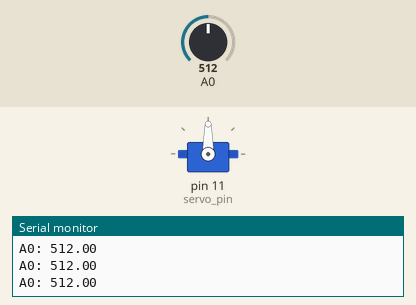
Recording of a sketch running on a simulated Arduino Uno, built with avr-gcc and run on an emulated ATmega328P. On the bench: servo, the last lines printed to the serial monitor. The inputs (shaded band) are chosen by the test bench; at power-on: A0 = 512.

Above: at 1.2 s.
1.3 s: A0 set to 996
2.8 s: A0 set to 1020
At 3.1 s:
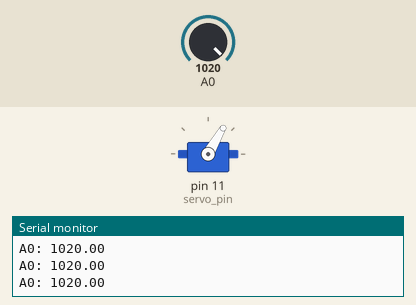
4.3 s: A0 set to 1000
At 5.2 s:
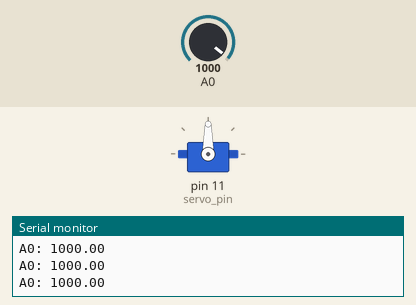
6.0 s: A0 set to 1023
At 6.9 s:
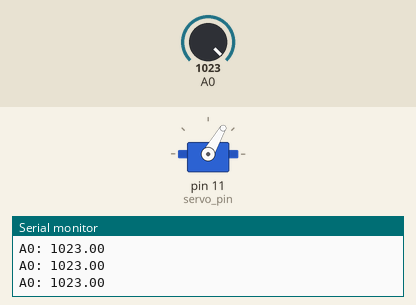
Timing chart, 0 to 8.5 s (numbered marks = the images above; inputs shaded):
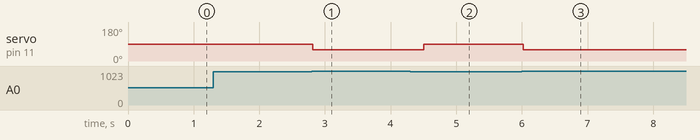

The sketch:

arduino.ino
```cpp
#include<Servo.h>

float threshold = 1010;
int servo_pin = 11, cycle = 0, angle = 90;
unsigned long last = 0; // lưu ý phải để kiểu unsigned long, trước để int chạy một lúc bị tràn làm servo nhảy rất nhanh
float current_value = 0;
Servo servo;

void setup() {
  Serial.begin(9600);
  Serial.println("Dino Game");

  servo.attach(servo_pin);
  servo.write(90);
}

void loop() {
  if(cycle == 100)
  {
    current_value = current_value / cycle;
    Serial.print("A0: ");
    Serial.println(current_value);

    if(current_value <= threshold)
    {
      if(angle == 60 && millis() - last >= 200)
      {
        angle = 90;
      }
    }
    else
    {
      angle = 60;
      last = millis();
    }
    servo.write(angle);

    current_value = 0;
    cycle = 0;
  }

  cycle++;
  current_value += analogRead(A0);
}
```

Measured:
- the behaviour switches between 1010 and 1011 on A0 (found by bisection; images 0 and 1)
- after the input at 2.8 s, servo on pin 11 (servo_pin): 90° → 60° at once
- after the input at 4.3 s, servo on pin 11 (servo_pin): 60° → 90° after 0.20 s
- after the input at 6.0 s, servo on pin 11 (servo_pin): 90° → 60° at once
